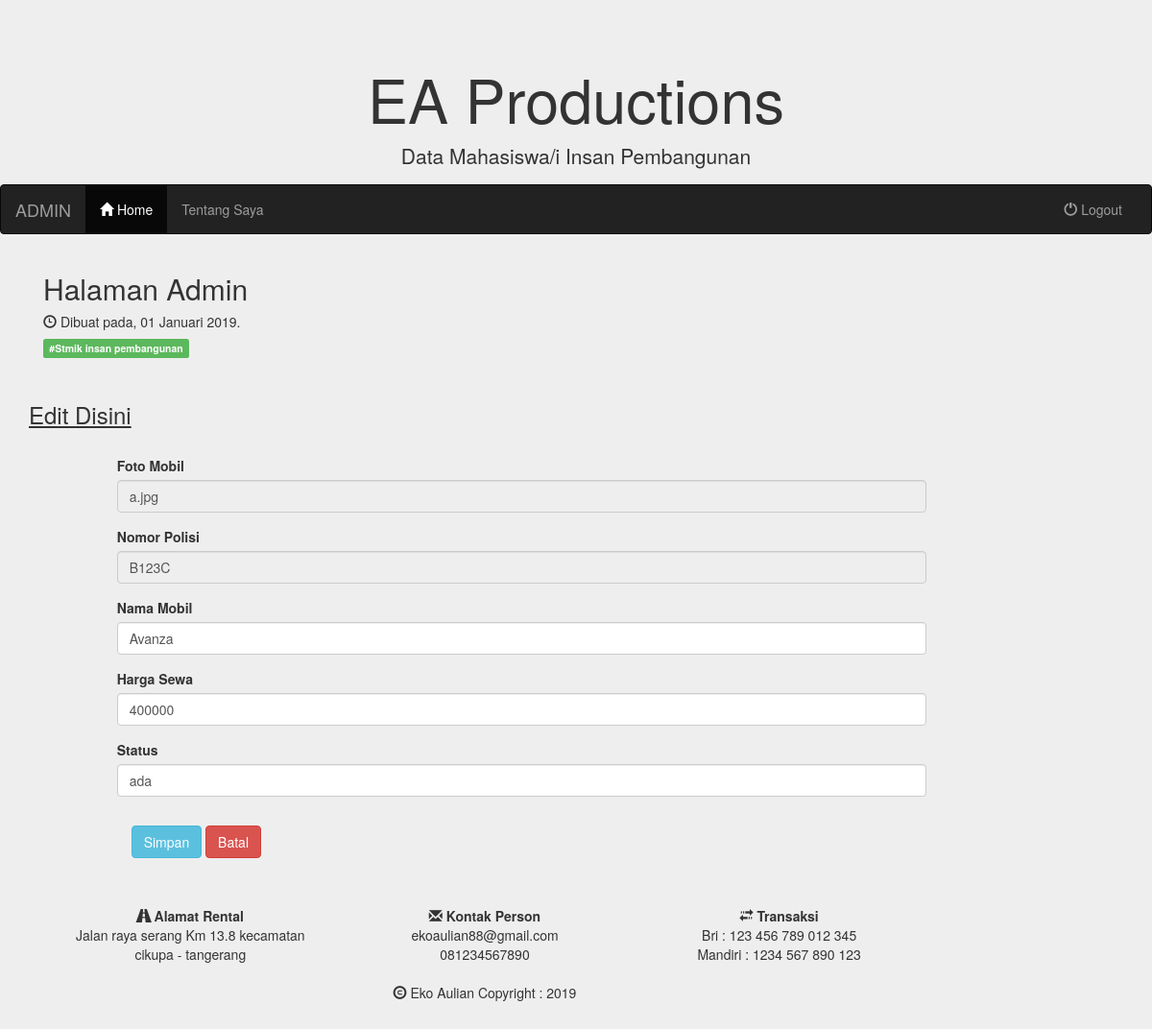
/admin/edit.php?vnopol=B123C (signed in), run on the app's committed database.
### tables this page shows
CREATE TABLE `mobil` (
  `nopol` varchar(10) NOT NULL,
  `namamobil` varchar(30) NOT NULL,
  `foto` varchar(30) NOT NULL,
  `harga` int(10) NOT NULL,
  `status` varchar(10) NOT NULL
);

### admin/edit.php (the view, shortened to what this page needs)
<?php
include('header.php');
?>
<?php
                $conn = mysql_connect("localhost","root","") or die ("koneksi gagal");
                $strSQL = "select * from mobil where nopol='$_GET[vnopol]' ";
                $qry = mysql_query($strSQL,$conn) or die ("query salah");
                $row=mysql_fetch_array($qry);
?>
<div class="container">
		<div class="col-sm-9">
	      <h2>Halaman Admin</h2>
	      <h5><span class="glyphicon glyphicon-time"></span> Dibuat pada, 01 Januari 2019.</h5>
	      <h5><span class="label label-success">#Stmik insan pembangunan</span></h5><br>
	    </div>
</div>
<div class="container">
    <h3><u>Edit Disini</u></h3><br>
    <form action="hedit.php" method="post">
        <div class="col-lg-10">
            <div class="col-md-offset-1">
            			<div class="form-group">
                            <div class="form-group">
                            <label><b>Foto Mobil</b></label>
                            <input type="text" name="txtfoto"class="form-control" value="<?php echo $row['foto'];?>" readonly />
                        </div>
                        <div class="form-group">
                            <label><b>Nomor Polisi</b></label>
                            <input type="text" name="txtnopol"class="form-control" value="<?php echo $row['nopol'];?>" readonly />
                        </div>
                        <div class="form-group">
                            <label><b>Nama Mobil</b></label>
                            <input type="text" name="txtmobil"class="form-control" value="<?php echo $row['namamobil'];?>">
                        </div>
                        <div class="form-group">
                            <label><b>Harga Sewa</b></label>
                            <input type="text" name="txtharga"class="form-control" value="<?php echo $row['harga'];?>">
                        </div>
                        <div class="form-group">
                            <label><b>Status</b></label>
                            <input type="text" name="txtstatus"class="form-control" value="<?php echo $row['status'];?>">
                        </div>
                        <div class="panel-body">
                                <button type="submit" class="btn btn-info">Simpan</a></button>
                                <a href="index.php" class="btn btn-danger">Batal</a>
                        </div><br>
        </div>
        </form>
        </div>
<?php
include('../footer.php');
?>

### data on the page
mobil: txtfoto "a.jpg", txtnopol "B123C", txtmobil "Avanza", txtharga "400000", txtstatus "ada"
